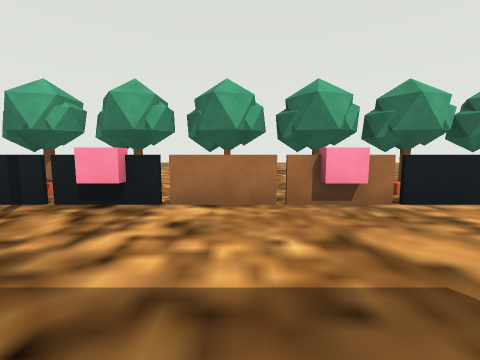
view 1 (above)

24 first-person views from a walk through a scene from a Unity 3-D project. The camera is 1.5 m above the floor, tilts 6° down and sees 90° across. The floor is counted in squares, 2 m on a side. Each view is taken from the middle of a square. On the plan, view 1 faces up. The plan holds only what a view shows up to about 9 squares ahead; the rest is blank. The place goes on beyond the plan. The player character is not drawn. Some animated figures are not drawn. Some surface patterns are stand-ins.

view 2
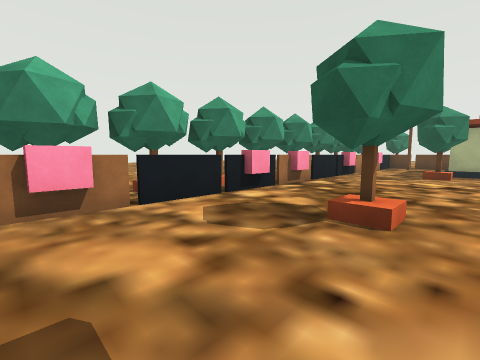

view 3
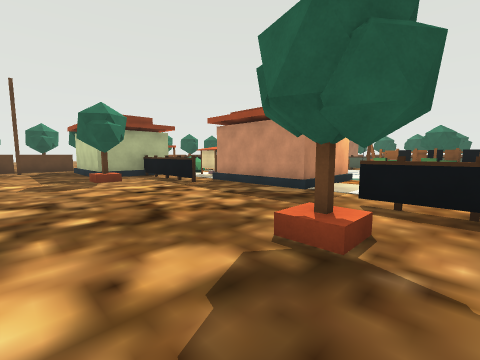

view 4
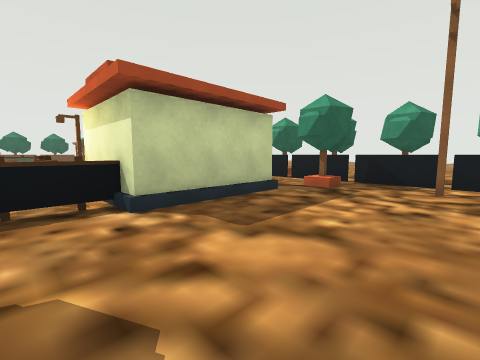

view 5
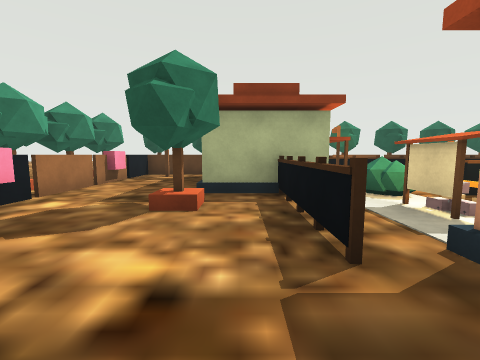

view 6
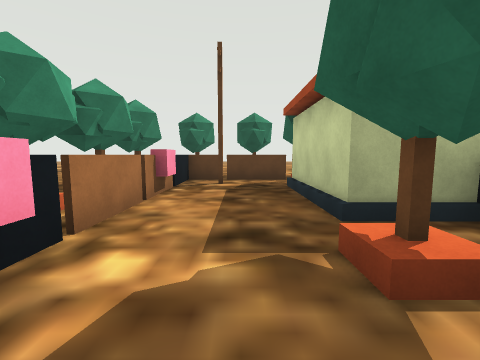

view 7
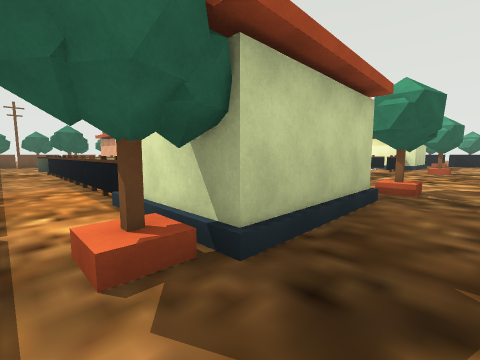

view 8
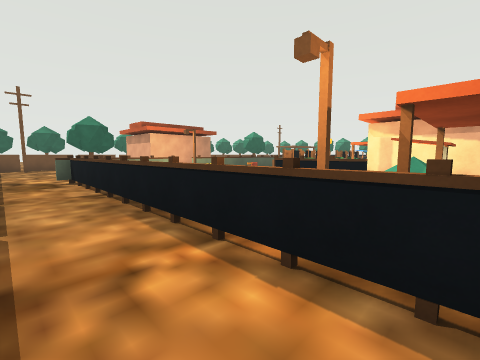

view 9
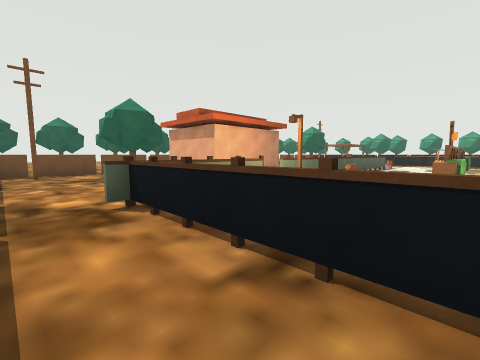

view 10
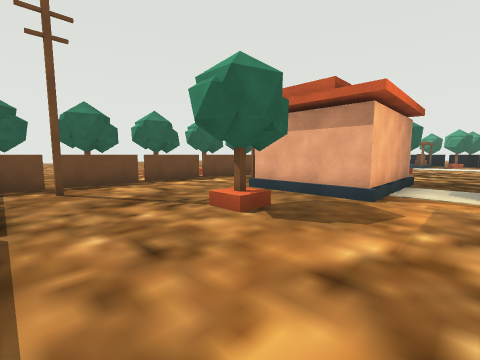

view 11
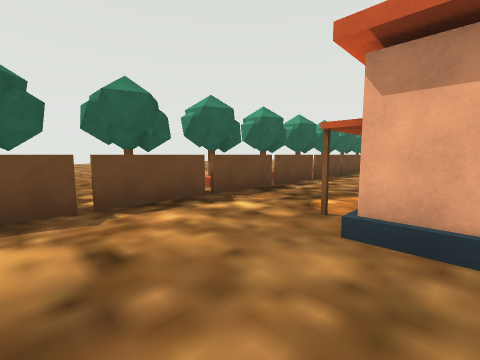

view 12
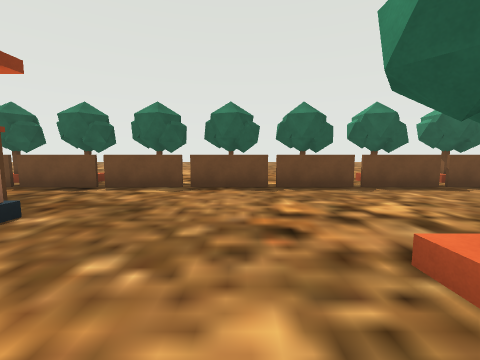

view 13
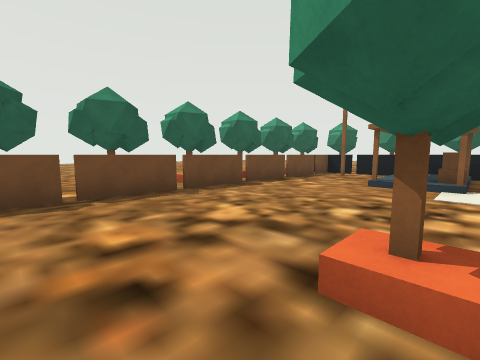

view 14
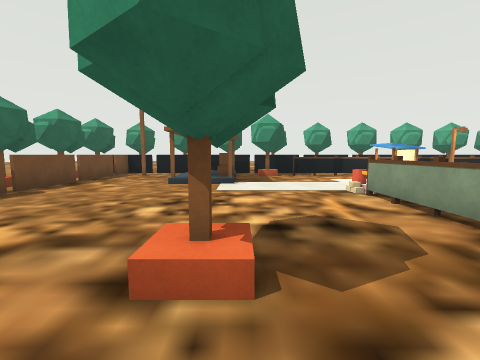

view 15
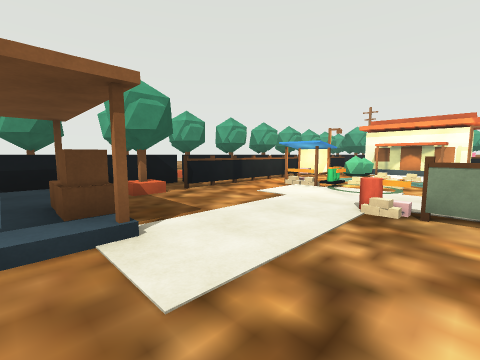

view 16
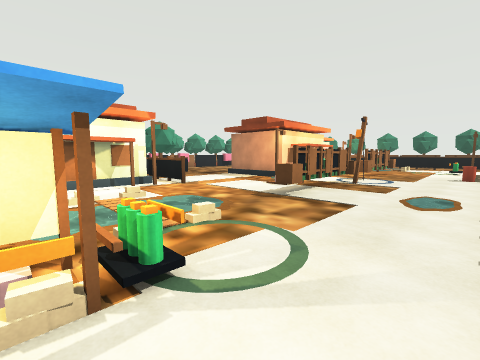

view 17
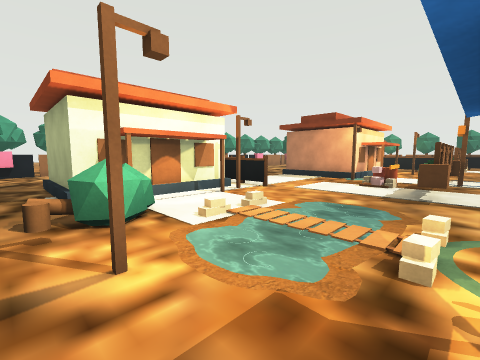

view 18
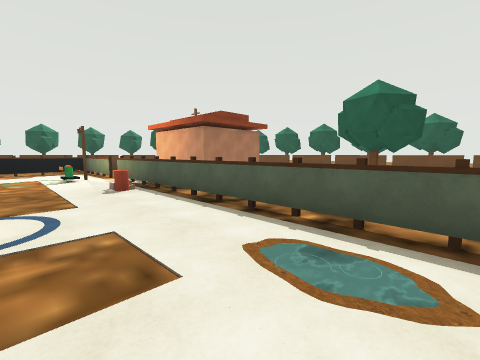

view 19
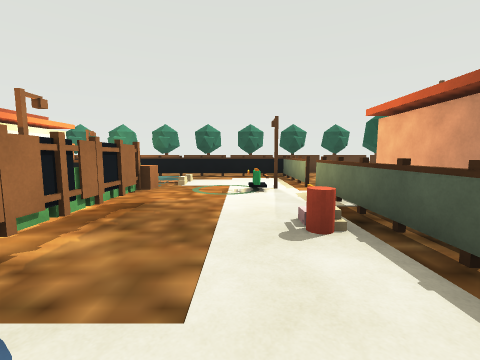

view 20
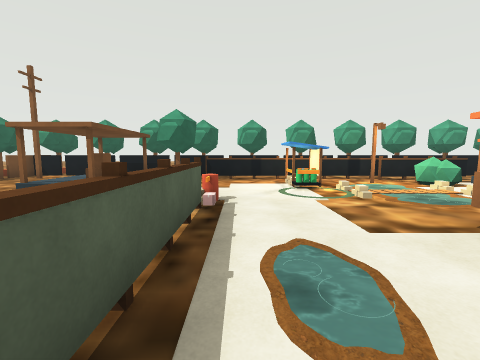

view 21
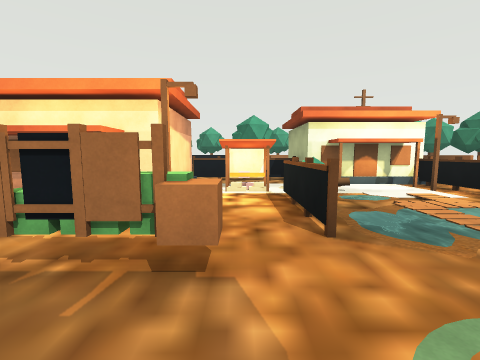

view 22
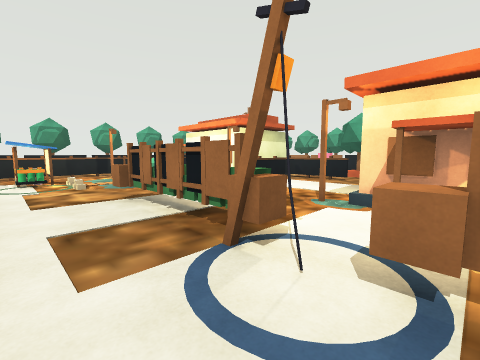

view 23
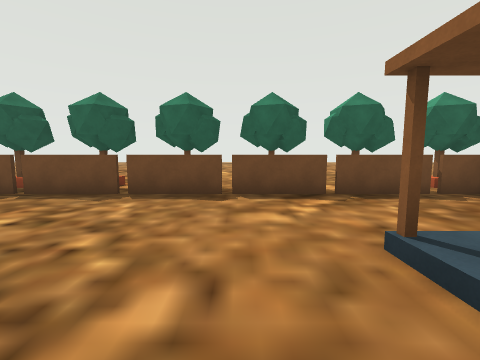

view 24
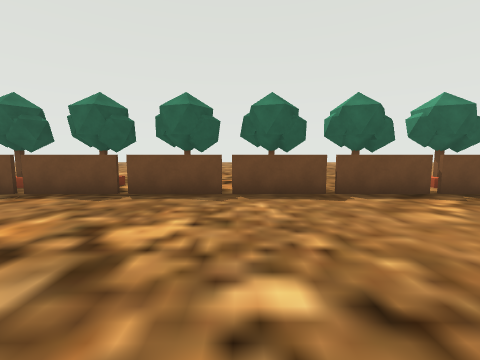

### Floor plan
Key: @ floor where view 1 was taken; # wall or solid block; x gap in a wall; . main floor; : floor 0.25 m higher than the main floor; / step, stairs or slope; = window, fence, low wall or low ledge; ~ water the walk can cross; O other object.
Columns run from 4 left of view 1 to 16 right of it. Each row starts with its distance up from view 1.
  5 # x.x. x #        #
  4 #=#=#xx#=###==#####==
  3 =OO..O...O.O..O...OO.
  2 =O.................O.
  1 =.......#.....#......
  0 #...@...........####.
 -1 =..######....===####.
 -2 =.####O...####..x.##.
 -3 =.=#.#O...###.O#=.O=.
 -4 =.O=.....O###..O~..=.
 -5 #.O.....OOO OO.O~~~=.
 -6 #=.~~~OO  O   O..~~=.
 -7 #=.#O...OOOOOOO....=.
 -8 #=.............O...=.
 -9 #=...O......O..O...=.
-10 ##....=========x===#.
-11 ##...........////....
-12 #O/OO...#....###/#/..
-13 =:::/........###///..
-14 #O//O........////....
-15 =O.................O.
-16 =O.................O.
-17 #x#x#x#x#x#x#x#x#x#x#
-18 # x.x.x.x.x.x x x.x.

Positions as (right, up) in squares from view 1, and headings:
1: (0, 0), facing up
2: (1, 0), facing up-right
3: (3, 3), facing down-right
4: (3, 3), facing down-left
5: (7, 0), facing right
6: (9, 2), facing right
7: (16, 2), facing down-left
8: (16, -2), facing down-left
9: (16, -6), facing down-left
10: (16, -10), facing down-left
11: (14, -13), facing down-left
12: (6, -11), facing down
13: (6, -12), facing down-left
14: (6, -12), facing left
15: (2, -13), facing up-left
16: (-1, -9), facing up-right
17: (-2, -7), facing up-right
18: (3, -7), facing down-right
19: (6, -8), facing right
20: (5, -9), facing left
21: (10, -8), facing up
22: (7, -8), facing up-left
23: (1, -12), facing down
24: (3, -12), facing down
